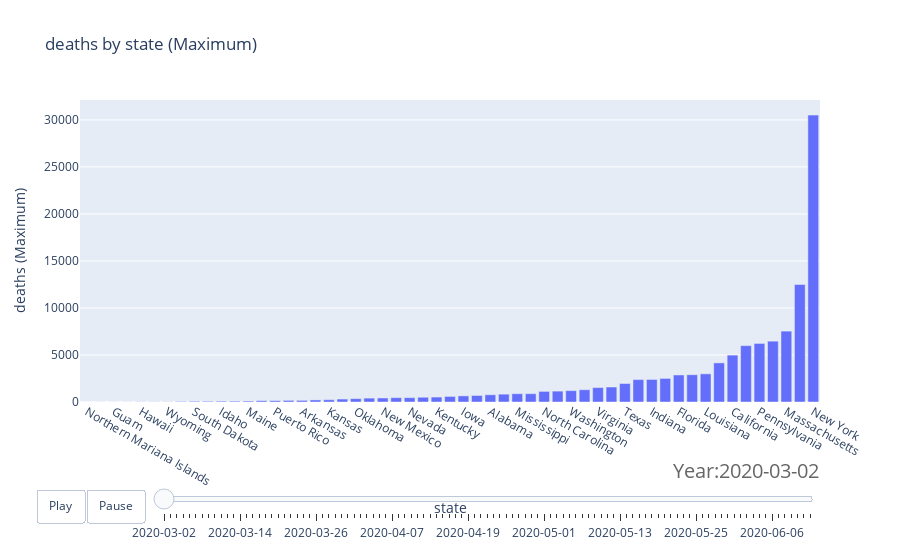

The cell this chart's notebook holds for it:
### Code cell
d.offline_chart(chart_type='bar', x='state', y='deaths', agg='max',
                query="date > '20200301'", barsort='deaths', animate_by='date')

### Figure 1 — Plotly figure (JSON) as saved in the notebook; plotly's stock layout.template omitted (floating-point values rounded to 4 significant figures)
{"data": [{"hoverinfo": "y+text", "hovertext": ["Northern Mariana Islands", "Virgin Islands", "Guam", "Alaska", "Hawaii", "Montana", "Wyoming", "Vermont", "South Dakota", "North Dakota", "Idaho", "West Virginia", "Maine", "Utah", "Puerto Rico", "Oregon", "Arkansas", "Nebraska", "Kansas", "New Hampshire", "Oklahoma", "Delaware", "New Mexico", "Tennessee", "Nevada", "District of Columbia", "Kentucky", "South Carolina", "Iowa", "Wisconsin", "Alabama", "Rhode Island", "Mississippi", "Missouri", "North Carolina", "Arizona", "Washington", "Minnesota", "Virginia", "Colorado", "Texas", "Georgia", "Indiana", "Ohio", "Florida", "Maryland", "Louisiana", "Connecticut", "California", "Michigan", "Pennsylvania", "Illinois", "Massachusetts", "New Jersey", "New York"], "type": "bar", "x": [0, 1, 2, 3, 4, 5, 6, 7, 8, 9, 10, 11, 12, 13, 14, 15, 16, 17, 18, 19, 20, 21, 22, 23, 24, 25, 26, 27, 28, 29, 30, 31, 32, 33, 34, 35, 36, 37, 38, 39, 40, 41, 42, 43, 44, 45, 46, 47, 48, 49, 50, 51, 52, 53, 54], "y": [2, 6, 6, 10, 17, 18, 18, 55, 74, 77, 87, 88, 100, 139, 146, 173, 176, 221, 243, 315, 359, 414, 426, 461, 462, 506, 525, 593, 650, 692, 769, 833, 881, 884, 1128, 1157, 1207, 1305, 1534, 1595, 1965, 2384, 2396, 2508, 2876, 2900, 2996, 4159, 4986, 5994, 6229, 6469, 7538, 12489, 30511]}], "layout": {"barmode": "group", "legend": {"orientation": "h"}, "sliders": [{"active": 0, "currentvalue": {"font": {"color": "#666", "size": 20}, "prefix": "Year:", "visible": true, "xanchor": "right"}, "len": 0.9, "pad": {"b": 10, "t": 50}, "steps": [{"args": [["2020-03-02"], {"frame": {"duration": 300}, "mode": "immediate", "transition": {"duration": 300}}], "label": "2020-03-02", "method": "animate"}, {"args": [["2020-03-03"], {"frame": {"duration": 300}, "mode": "immediate", "transition": {"duration": 300}}], "label": "2020-03-03", "method": "animate"}, {"args": [["2020-03-04"], {"frame": {"duration": 300}, "mode": "immediate", "transition": {"duration": 300}}], "label": "2020-03-04", "method": "animate"}, {"args": [["2020-03-05"], {"frame": {"duration": 300}, "mode": "immediate", "transition": {"duration": 300}}], "label": "2020-03-05", "method": "animate"}, {"args": [["2020-03-06"], {"frame": {"duration": 300}, "mode": "immediate", "transition": {"duration": 300}}], "label": "2020-03-06", "method": "animate"}, {"args": [["2020-03-07"], {"frame": {"duration": 300}, "mode": "immediate", "transition": {"duration": 300}}], "label": "2020-03-07", "method": "animate"}, {"args": [["2020-03-08"], {"frame": {"duration": 300}, "mode": "immediate", "transition": {"duration": 300}}], "label": "2020-03-08", "method": "animate"}, {"args": [["2020-03-09"], {"frame": {"duration": 300}, "mode": "immediate", "transition": {"duration": 300}}], "label": "2020-03-09", "method": "animate"}, {"args": [["2020-03-10"], {"frame": {"duration": 300}, "mode": "immediate", "transition": {"duration": 300}}], "label": "2020-03-10", "method": "animate"}, {"args": [["2020-03-11"], {"frame": {"duration": 300}, "mode": "immediate", "transition": {"duration": 300}}], "label": "2020-03-11", "method": "animate"}, {"args": [["2020-03-12"], {"frame": {"duration": 300}, "mode": "immediate", "transition": {"duration": 300}}], "label": "2020-03-12", "method": "animate"}, {"args": [["2020-03-13"], {"frame": {"duration": 300}, "mode": "immediate", "transition": {"duration": 300}}], "label": "2020-03-13", "method": "animate"}, {"args": [["2020-03-14"], {"frame": {"duration": 300}, "mode": "immediate", "transition": {"duration": 300}}], "label": "2020-03-14", "method": "animate"}, {"args": [["2020-03-15"], {"frame": {"duration": 300}, "mode": "immediate", "transition": {"duration": 300}}], "label": "2020-03-15", "method": "animate"}, {"args": [["2020-03-16"], {"frame": {"duration": 300}, "mode": "immediate", "transition": {"duration": 300}}], "label": "2020-03-16", "method": "animate"}, {"args": [["2020-03-17"], {"frame": {"duration": 300}, "mode": "immediate", "transition": {"duration": 300}}], "label": "2020-03-17", "method": "animate"}, {"args": [["2020-03-18"], {"frame": {"duration": 300}, "mode": "immediate", "transition": {"duration": 300}}], "label": "2020-03-18", "method": "animate"}, {"args": [["2020-03-19"], {"frame": {"duration": 300}, "mode": "immediate", "transition": {"duration": 300}}], "label": "2020-03-19", "method": "animate"}, {"args": [["2020-03-20"], {"frame": {"duration": 300}, "mode": "immediate", "transition": {"duration": 300}}], "label": "2020-03-20", "method": "animate"}, {"args": [["2020-03-21"], {"frame": {"duration": 300}, "mode": "immediate", "transition": {"duration": 300}}], "label": "2020-03-21", "method": "animate"}, {"args": [["2020-03-22"], {"frame": {"duration": 300}, "mode": "immediate", "transition": {"duration": 300}}], "label": "2020-03-22", "method": "animate"}, {"args": [["2020-03-23"], {"frame": {"duration": 300}, "mode": "immediate", "transition": {"duration": 300}}], "label": "2020-03-23", "method": "animate"}, {"args": [["2020-03-24"], {"frame": {"duration": 300}, "mode": "immediate", "transition": {"duration": 300}}], "label": "2020-03-24", "method": "animate"}, {"args": [["2020-03-25"], {"frame": {"duration": 300}, "mode": "immediate", "transition": {"duration": 300}}], "label": "2020-03-25", "method": "animate"}, {"args": [["2020-03-26"], {"frame": {"duration": 300}, "mode": "immediate", "transition": {"duration": 300}}], "label": "2020-03-26", "method": "animate"}, {"args": [["2020-03-27"], {"frame": {"duration": 300}, "mode": "immediate", "transition": {"duration": 300}}], "label": "2020-03-27", "method": "animate"}, {"args": [["2020-03-28"], {"frame": {"duration": 300}, "mode": "immediate", "transition": {"duration": 300}}], "label": "2020-03-28", "method": "animate"}, {"args": [["2020-03-29"], {"frame": {"duration": 300}, "mode": "immediate", "transition": {"duration": 300}}], "label": "2020-03-29", "method": "animate"}, {"args": [["2020-03-30"], {"frame": {"duration": 300}, "mode": "immediate", "transition": {"duration": 300}}], "label": "2020-03-30", "method": "animate"}, {"args": [["2020-03-31"], {"frame": {"duration": 300}, "mode": "immediate", "transition": {"duration": 300}}], "label": "2020-03-31", "method": "animate"}, {"args": [["2020-04-01"], {"frame": {"duration": 300}, "mode": "immediate", "transition": {"duration": 300}}], "label": "2020-04-01", "method": "animate"}, {"args": [["2020-04-02"], {"frame": {"duration": 300}, "mode": "immediate", "transition": {"duration": 300}}], "label": "2020-04-02", "method": "animate"}, {"args": [["2020-04-03"], {"frame": {"duration": 300}, "mode": "immediate", "transition": {"duration": 300}}], "label": "2020-04-03", "method": "animate"}, {"args": [["2020-04-04"], {"frame": {"duration": 300}, "mode": "immediate", "transition": {"duration": 300}}], "label": "2020-04-04", "method": "animate"}, {"args": [["2020-04-05"], {"frame": {"duration": 300}, "mode": "immediate", "transition": {"duration": 300}}], "label": "2020-04-05", "method": "animate"}, {"args": [["2020-04-06"], {"frame": {"duration": 300}, "mode": "immediate", "transition": {"duration": 300}}], "label": "2020-04-06", "method": "animate"}, {"args": [["2020-04-07"], {"frame": {"duration": 300}, "mode": "immediate", "transition": {"duration": 300}}], "label": "2020-04-07", "method": "animate"}, {"args": [["2020-04-08"], {"frame": {"duration": 300}, "mode": "immediate", "transition": {"duration": 300}}], "label": "2020-04-08", "method": "animate"}, {"args": [["2020-04-09"], {"frame": {"duration": 300}, "mode": "immediate", "transition": {"duration": 300}}], "label": "2020-04-09", "method": "animate"}, {"args": [["2020-04-10"], {"frame": {"duration": 300}, "mode": "immediate", "transition": {"duration": 300}}], "label": "2020-04-10", "method": "animate"}, {"args": [["2020-04-11"], {"frame": {"duration": 300}, "mode": "immediate", "transition": {"duration": 300}}], "label": "2020-04-11", "method": "animate"}, {"args": [["2020-04-12"], {"frame": {"duration": 300}, "mode": "immediate", "transition": {"duration": 300}}], "label": "2020-04-12", "method": "animate"}, {"args": [["2020-04-13"], {"frame": {"duration": 300}, "mode": "immediate", "transition": {"duration": 300}}], "label": "2020-04-13", "method": "animate"}, {"args": [["2020-04-14"], {"frame": {"duration": 300}, "mode": "immediate", "transition": {"duration": 300}}], "label": "2020-04-14", "method": "animate"}, {"args": [["2020-04-15"], {"frame": {"duration": 300}, "mode": "immediate", "transition": {"duration": 300}}], "label": "2020-04-15", "method": "animate"}, {"args": [["2020-04-16"], {"frame": {"duration": 300}, "mode": "immediate", "transition": {"duration": 300}}], "label": "2020-04-16", "method": "animate"}, {"args": [["2020-04-17"], {"frame": {"duration": 300}, "mode": "immediate", "transition": {"duration": 300}}], "label": "2020-04-17", "method": "animate"}, {"args": [["2020-04-18"], {"frame": {"duration": 300}, "mode": "immediate", "transition": {"duration": 300}}], "label": "2020-04-18", "method": "animate"}, {"args": [["2020-04-19"], {"frame": {"duration": 300}, "mode": "immediate", "transition": {"duration": 300}}], "label": "2020-04-19", "method": "animate"}, {"args": [["2020-04-20"], {"frame": {"duration": 300}, "mode": "immediate", "transition": {"duration": 300}}], "label": "2020-04-20", "method": "animate"}, {"args": [["2020-04-21"], {"frame": {"duration": 300}, "mode": "immediate", "transition": {"duration": 300}}], "label": "2020-04-21", "method": "animate"}, {"args": [["2020-04-22"], {"frame": {"duration": 300}, "mode": "immediate", "transition": {"duration": 300}}], "label": "2020-04-22", "method": "animate"}, {"args": [["2020-04-23"], {"frame": {"duration": 300}, "mode": "immediate", "transition": {"duration": 300}}], "label": "2020-04-23", "method": "animate"}, {"args": [["2020-04-24"], {"frame": {"duration": 300}, "mode": "immediate", "transition": {"duration": 300}}], "label": "2020-04-24", "method": "animate"}, {"args": [["2020-04-25"], {"frame": {"duration": 300}, "mode": "immediate", "transition": {"duration": 300}}], "label": "2020-04-25", "method": "animate"}, {"args": [["2020-04-26"], {"frame": {"duration": 300}, "mode": "immediate", "transition": {"duration": 300}}], "label": "2020-04-26", "method": "animate"}, {"args": [["2020-04-27"], {"frame": {"duration": 300}, "mode": "immediate", "transition": {"duration": 300}}], "label": "2020-04-27", "method": "animate"}, {"args": [["2020-04-28"], {"frame": {"duration": 300}, "mode": "immediate", "transition": {"duration": 300}}], "label": "2020-04-28", "method": "animate"}, {"args": [["2020-04-29"], {"frame": {"duration": 300}, "mode": "immediate", "transition": {"duration": 300}}], "label": "2020-04-29", "method": "animate"}, {"args": [["2020-04-30"], {"frame": {"duration": 300}, "mode": "immediate", "transition": {"duration": 300}}], "label": "2020-04-30", "method": "animate"}, {"args": [["2020-05-01"], {"frame": {"duration": 300}, "mode": "immediate", "transition": {"duration": 300}}], "label": "2020-05-01", "method": "animate"}, {"args": [["2020-05-02"], {"frame": {"duration": 300}, "mode": "immediate", "transition": {"duration": 300}}], "label": "2020-05-02", "method": "animate"}, {"args": [["2020-05-03"], {"frame": {"duration": 300}, "mode": "immediate", "transition": {"duration": 300}}], "label": "2020-05-03", "method": "animate"}, {"args": [["2020-05-04"], {"frame": {"duration": 300}, "mode": "immediate", "transition": {"duration": 300}}], "label": "2020-05-04", "method": "animate"}, {"args": [["2020-05-05"], {"frame": {"duration": 300}, "mode": "immediate", "transition": {"duration": 300}}], "label": "2020-05-05", "method": "animate"}, {"args": [["2020-05-06"], {"frame": {"duration": 300}, "mode": "immediate", "transition": {"duration": 300}}], "label": "2020-05-06", "method": "animate"}, {"args": [["2020-05-07"], {"frame": {"duration": 300}, "mode": "immediate", "transition": {"duration": 300}}], "label": "2020-05-07", "method": "animate"}, {"args": [["2020-05-08"], {"frame": {"duration": 300}, "mode": "immediate", "transition": {"duration": 300}}], "label": "2020-05-08", "method": "animate"}, {"args": [["2020-05-09"], {"frame": {"duration": 300}, "mode": "immediate", "transition": {"duration": 300}}], "label": "2020-05-09", "method": "animate"}, {"args": [["2020-05-10"], {"frame": {"duration": 300}, "mode": "immediate", "transition": {"duration": 300}}], "label": "2020-05-10", "method": "animate"}, {"args": [["2020-05-11"], {"frame": {"duration": 300}, "mode": "immediate", "transition": {"duration": 300}}], "label": "2020-05-11", "method": "animate"}, {"args": [["2020-05-12"], {"frame": {"duration": 300}, "mode": "immediate", "transition": {"duration": 300}}], "label": "2020-05-12", "method": "animate"}, {"args": [["2020-05-13"], {"frame": {"duration": 300}, "mode": "immediate", "transition": {"duration": 300}}], "label": "2020-05-13", "method": "animate"}, {"args": [["2020-05-14"], {"frame": {"duration": 300}, "mode": "immediate", "transition": {"duration": 300}}], "label": "2020-05-14", "method": "animate"}, {"args": [["2020-05-15"], {"frame": {"duration": 300}, "mode": "immediate", "transition": {"duration": 300}}], "label": "2020-05-15", "method": "animate"}, {"args": [["2020-05-16"], {"frame": {"duration": 300}, "mode": "immediate", "transition": {"duration": 300}}], "label": "2020-05-16", "method": "animate"}, {"args": [["2020-05-17"], {"frame": {"duration": 300}, "mode": "immediate", "transition": {"duration": 300}}], "label": "2020-05-17", "method": "animate"}, {"args": [["2020-05-18"], {"frame": {"duration": 300}, "mode": "immediate", "transition": {"duration": 300}}], "label": "2020-05-18", "method": "animate"}, {"args": [["2020-05-19"], {"frame": {"duration": 300}, "mode": "immediate", "transition": {"duration": 300}}], "label": "2020-05-19", "method": "animate"}, {"args": [["2020-05-20"], {"frame": {"duration": 300}, "mode": "immediate", "transition": {"duration": 300}}], "label": "2020-05-20", "method": "animate"}, {"args": [["2020-05-21"], {"frame": {"duration": 300}, "mode": "immediate", "transition": {"duration": 300}}], "label": "2020-05-21", "method": "animate"}, {"args": [["2020-05-22"], {"frame": {"duration": 300}, "mode": "immediate", "transition": {"duration": 300}}], "label": "2020-05-22", "method": "animate"}, {"args": [["2020-05-23"], {"frame": {"duration": 300}, "mode": "immediate", "transition": {"duration": 300}}], "label": "2020-05-23", "method": "animate"}, {"args": [["2020-05-24"], {"frame": {"duration": 300}, "mode": "immediate", "transition": {"duration": 300}}], "label": "2020-05-24", "method": "animate"}, {"args": [["2020-05-25"], {"frame": {"duration": 300}, "mode": "immediate", "transition": {"duration": 300}}], "label": "2020-05-25", "method": "animate"}, {"args": [["2020-05-26"], {"frame": {"duration": 300}, "mode": "immediate", "transition": {"duration": 300}}], "label": "2020-05-26", "method": "animate"}, {"args": [["2020-05-27"], {"frame": {"duration": 300}, "mode": "immediate", "transition": {"duration": 300}}], "label": "2020-05-27", "method": "animate"}, {"args": [["2020-05-28"], {"frame": {"duration": 300}, "mode": "immediate", "transition": {"duration": 300}}], "label": "2020-05-28", "method": "animate"}, {"args": [["2020-05-29"], {"frame": {"duration": 300}, "mode": "immediate", "transition": {"duration": 300}}], "label": "2020-05-29", "method": "animate"}, {"args": [["2020-05-30"], {"frame": {"duration": 300}, "mode": "immediate", "transition": {"duration": 300}}], "label": "2020-05-30", "method": "animate"}, {"args": [["2020-05-31"], {"frame": {"duration": 300}, "mode": "immediate", "transition": {"duration": 300}}], "label": "2020-05-31", "method": "animate"}, {"args": [["2020-06-01"], {"frame": {"duration": 300}, "mode": "immediate", "transition": {"duration": 300}}], "label": "2020-06-01", "method": "animate"}, {"args": [["2020-06-02"], {"frame": {"duration": 300}, "mode": "immediate", "transition": {"duration": 300}}], "label": "2020-06-02", "method": "animate"}, {"args": [["2020-06-03"], {"frame": {"duration": 300}, "mode": "immediate", "transition": {"duration": 300}}], "label": "2020-06-03", "method": "animate"}, {"args": [["2020-06-04"], {"frame": {"duration": 300}, "mode": "immediate", "transition": {"duration": 300}}], "label": "2020-06-04", "method": "animate"}, {"args": [["2020-06-05"], {"frame": {"duration": 300}, "mode": "immediate", "transition": {"duration": 300}}], "label": "2020-06-05", "method": "animate"}, {"args": [["2020-06-06"], {"frame": {"duration": 300}, "mode": "immediate", "transition": {"duration": 300}}], "label": "2020-06-06", "method": "animate"}, {"args": [["2020-06-07"], {"frame": {"duration": 300}, "mode": "immediate", "transition": {"duration": 300}}], "label": "2020-06-07", "method": "animate"}, {"args": [["2020-06-08"], {"frame": {"duration": 300}, "mode": "immediate", "transition": {"duration": 300}}], "label": "2020-06-08", "method": "animate"}, {"args": [["2020-06-09"], {"frame": {"duration": 300}, "mode": "immediate", "transition": {"duration": 300}}], "label": "2020-06-09", "method": "animate"}, {"args": [["2020-06-10"], {"frame": {"duration": 300}, "mode": "immediate", "transition": {"duration": 300}}], "label": "2020-06-10", "method": "animate"}, {"args": [["2020-06-11"], {"frame": {"duration": 300}, "mode": "immediate", "transition": {"duration": 300}}], "label": "2020-06-11", "method": "animate"}, {"args": [["2020-06-12"], {"frame": {"duration": 300}, "mode": "immediate", "transition": {"duration": 300}}], "label": "2020-06-12", "method": "animate"}], "transition": {"duration": 300, "easing": "cubic-in-out"}, "x": 0.1, "xanchor": "left", "y": 0, "yanchor": "top"}], "title": {"text": "deaths by state (Maximum)"}, "updatemenus": [{"buttons": [{"args": [null], "label": "Play", "method": "animate"}, {"args": [[null], {"frame": {"duration": 0, "redraw": false}, "mode": "immediate", "transition": {"duration": 0}}], "label": "Pause", "method": "animate"}], "direction": "left", "pad": {"r": 10, "t": 87}, "showactive": false, "type": "buttons", "x": 0.1, "xanchor": "right", "y": 0, "yanchor": "top"}], "xaxis": {"tickmode": "array", "ticktext": ["Northern Mariana Islands", "Guam", "Hawaii", "Wyoming", "South Dakota", "Idaho", "Maine", "Puerto Rico", "Arkansas", "Kansas", "Oklahoma", "New Mexico", "Nevada", "Kentucky", "Iowa", "Alabama", "Mississippi", "North Carolina", "Washington", "Virginia", "Texas", "Indiana", "Florida", "Louisiana", "California", "Pennsylvania", "Massachusetts", "New York"], "tickvals": [0, 2, 4, 6, 8, 10, 12, 14, 16, 18, 20, 22, 24, 26, 28, 30, 32, 34, 36, 38, 40, 42, 44, 46, 48, 50, 52, 54], "title": {"text": "state"}}, "yaxis": {"tickformat": ".0f", "title": {"text": "deaths (Maximum)"}}}}
